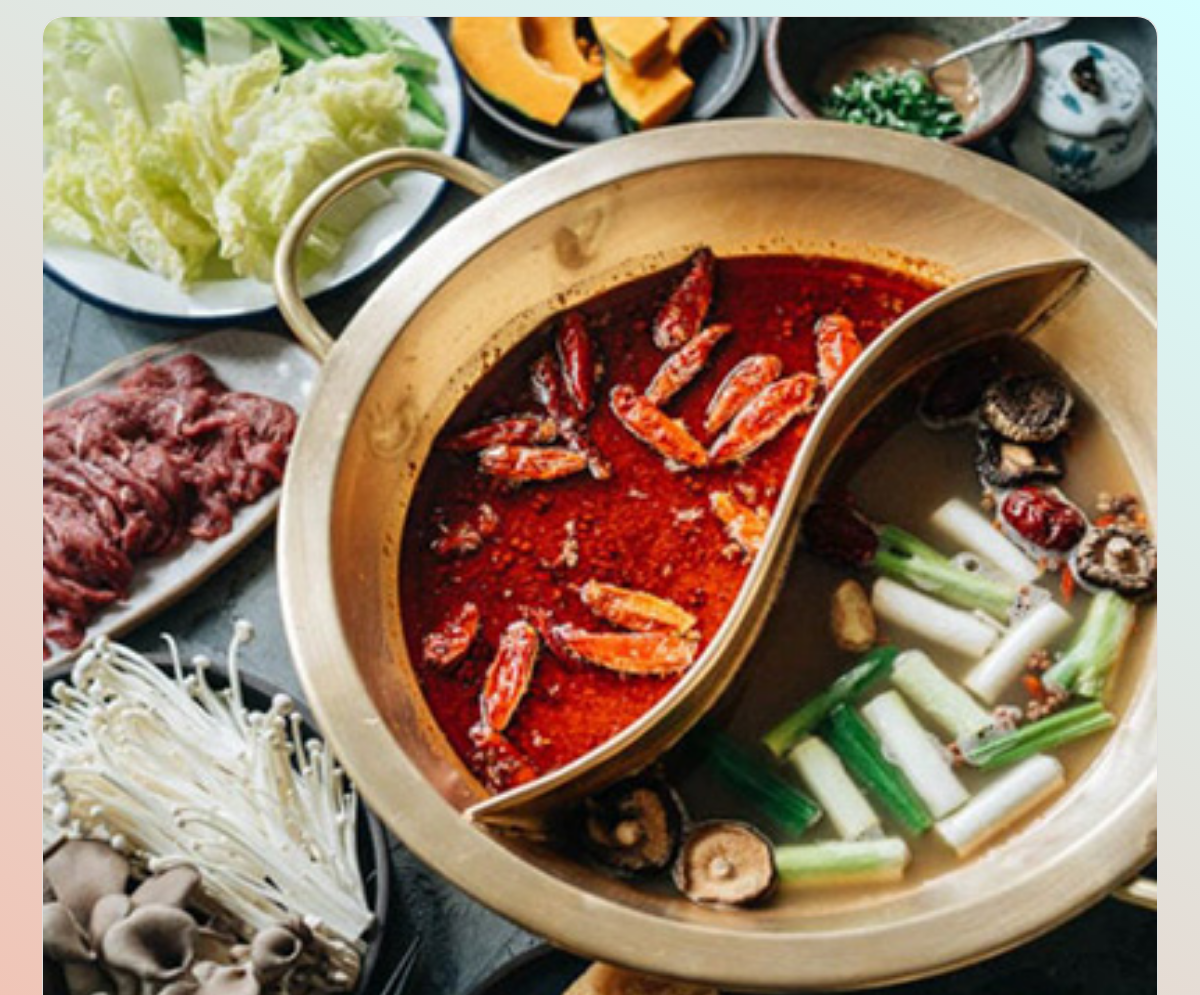
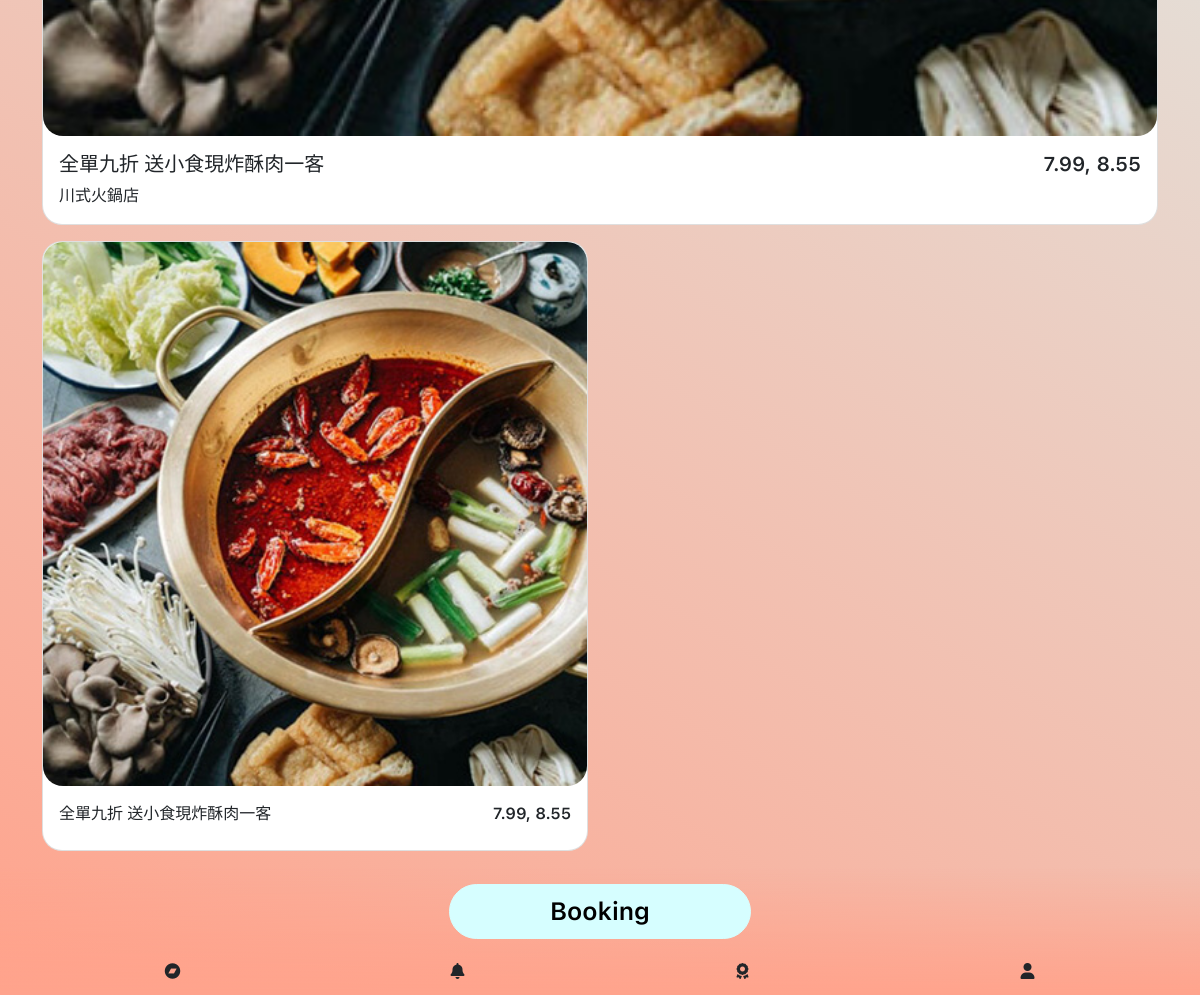
Screenshot of /Product-Details?product_id=11 with the database file from the repository (2 pictures, top to bottom).
### tables this page shows
CREATE TABLE `product` (
  `id` int(11) NOT NULL,
  `restaurant_id` int(11) NOT NULL,
  `p_name` varchar(100) NOT NULL,
  `code` varchar(10) NOT NULL,
  `time` varchar(100) NOT NULL,
  `discount` int(11) NOT NULL,
  `price` varchar(100) NOT NULL,
  `description` varchar(5000) NOT NULL,
  `image` varchar(200) NOT NULL,
  `status` int(11) NOT NULL DEFAULT 1,
  `updated_at` timestamp NOT NULL DEFAULT current_timestamp() ON UPDATE current_timestamp()
);

### admin/includes/dbController.php (called while the page is built, shortened)
<?php
class DBController {
    private $host = "localhost";
    private $user = "root";
    private $password = "";
    private $database = "restaurents";
    private $conn;
    function __construct() {
        $this->conn = $this->connectDB();
    }
    function connectDB() {
        $conn = mysqli_connect($this->host,$this->user,$this->password,$this->database);
        return $conn;
    }
    function runQuery($query) {
        $result = mysqli_query($this->conn,$query);
        while($row=mysqli_fetch_assoc($result)) {
            $resultset[] = $row;
        }
        if(!empty($resultset))
            return $resultset;
    }
    function numRows($query) {
        $result  = mysqli_query($this->conn,$query);
        $rowcount = mysqli_num_rows($result);
        return $rowcount;
    }
}

### includes/db-configure.php (called while the page is built)
<?php
require_once("admin/includes/dbController.php");
$db_handle = new DBController();
require_once("admin/includes/send_report.php");

### admin/includes/send_report.php (called while the page is built, shortened)
<?php
$daily_report = $db_handle->runQuery("SELECT * FROM `daily_report` order by id desc");
$monthly_report = $db_handle->runQuery("SELECT * FROM `monthly_report` order by id desc");

### product-details.php (the view, shortened to what this page needs)
<?php
require_once('includes/db-configure.php');
?>
<!doctype html>
<html lang="en">
<head>
    <link href="assets/vendors/bootstrap/css/bootstrap.min.css" rel="stylesheet"/>
    <link rel="stylesheet" href="assets/vendors/font-awesome/css/all.min.css"/>
    <link rel='stylesheet' href='assets/vendors/swiper/css/swiper.min.css'>
    <link rel='stylesheet' href='assets/css/style.css'>
</head>
<body>
<section class="container mt-3 mb-5 pb-5">
    <?php
    if (isset($_GET['product_id'])) {
        $product_data = $db_handle->runQuery("SELECT * FROM product where id={$_GET['product_id']} order by id desc");
        $row_count = $db_handle->numRows("SELECT * FROM product where id={$_GET['product_id']} order by id desc");
        $restaurant_id = '';
        for ($i = 0; $i < $row_count; $i++) {
            $restaurant_id = $product_data[$i]["restaurant_id"];
            ?>
            <div class="row mt-3">
                <div class="col-12">
                    <div class="card">
                        <img src="<?php echo $product_data[$i]["image"]; ?>" class="card-img-top card-product-image"
                             alt="...">
                        <div class="card-body">
                            <div class="row">
                                <div class="col-6">
                                    <h5 class="card-title"><?php echo $product_data[$i]["p_name"]; ?></h5>
                                </div>
                                <div class="col-6 text-end">
                                    <h5 class="card-title"><?php echo $product_data[$i]["price"]; ?></h5>
                                </div>
                            </div>
                            <p class="card-text"><?php echo $product_data[$i]["description"]; ?></p>
                        </div>
                    </div>
                </div>
            </div>
        <?php } ?>
        <div class="row mb-5">
            <?php
            $product_data = $db_handle->runQuery("SELECT * FROM product where restaurant_id={$restaurant_id} order by RAND() limit 4");
            $row_count = $db_handle->numRows("SELECT * FROM product where restaurant_id={$restaurant_id} order by RAND() desc limit 4");
            for ($i = 0; $i < $row_count; $i++) {
                ?>
                <div class="col-6 mt-3">
                    <div class="card">
                        <img src="<?php echo $product_data[$i]["image"]; ?>" class="card-img-top card-product-image" alt="...">
                        <div class="card-body">
                            <div class="row">
                                <div class="col-6">
                                    <p class="card-title"><?php echo $product_data[$i]["p_name"]; ?></p>
                                </div>
                                <div class="col-6 text-end">
                                    <p class="card-title"><?php echo $product_data[$i]["price"]; ?></p>
                                </div>
                            </div>
                        </div>
                    </div>
                </div>
            <?php } ?>
        </div>
        <?php
    } ?>
</section>
<footer class="fixed-bottom pb-3 pt-3 bg-custom">
    <div class="container">
        <div class="d-flex justify-content-center align-items-center">
            <button type="button" class="btn btn-info btn-lg custom-button" onclick="window.location.href='Booking'">Booking</button>
        </div>
        <div class="row mt-4">
            <div class="col-3 d-flex justify-content-center align-items-center">
                <i class="fa-brands fa-bandcamp"></i>
            </div>
            <div class="col-3 d-flex justify-content-center align-items-center">
                <i class="fa-solid fa-bell"></i>
            </div>
            <div class="col-3 d-flex justify-content-center align-items-center">
                <i class="fa-solid fa-award"></i>
            </div>
            <div class="col-3 d-flex justify-content-center align-items-center">
                <i class="fa-solid fa-user"></i>
            </div>
        </div>
    </div>
</footer>
</body>
</html>

### assets/css/style.css (style rules this page uses)
body { background-image: linear-gradient(210deg, #d6feff, #ffa38c); height: 100%; margin: 0; background-repeat: no-repeat; background-attachment: fixed; }
.bg-custom { background: linear-gradient(180deg, #fbfbfb00, #ffa38c); }
.nav-link,.card-text { font-family: 'sf-pro-regular'; }
.card-title { font-family: 'sf-pro-semibold'; }
.card { border-radius: 1.25em; }
.card-product-image { border-radius: 1.25em; }
.custom-button { font-family: 'sf-pro-semibold'; background-color: #d6feff; border-color: #d6feff; border-radius: 35px; font-size: 25px; color: black; padding: 8px 100px; }

### rows the page displays
product: image (picture), p_name "全單九折 送小食現炸酥肉一客", price "7.99, 8.55", description "川式火鍋店"
